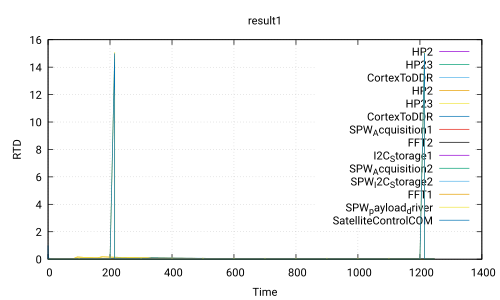

This figure's gnuplot source:
 set title 'result1'
 set ylabel 'RTD'
 set xlabel 'Time'
 set grid
 set term pdf
 set output 'Use_case_DoubleCamera_noSafety.ATIPPIC0.executable320.0_80.0.pdf'
 plot 'Use_case_DoubleCamera_noSafety.ATIPPIC0.executable320.0_80.0.csv' using 1:2 with lines title 'HP2','Use_case_DoubleCamera_noSafety.ATIPPIC0.executable320.0_80.0.csv' using 1:3 with lines title 'HP23','Use_case_DoubleCamera_noSafety.ATIPPIC0.executable320.0_80.0.csv' using 1:4 with lines title 'CortexToDDR','Use_case_DoubleCamera_noSafety.ATIPPIC0.executable320.0_80.0.csv' using 1:5 with lines title 'HP2','Use_case_DoubleCamera_noSafety.ATIPPIC0.executable320.0_80.0.csv' using 1:6 with lines title 'HP23','Use_case_DoubleCamera_noSafety.ATIPPIC0.executable320.0_80.0.csv' using 1:7 with lines title 'CortexToDDR','Use_case_DoubleCamera_noSafety.ATIPPIC0.executable320.0_80.0.csv' using 1:8 with lines title 'SPW_Acquisition1','Use_case_DoubleCamera_noSafety.ATIPPIC0.executable320.0_80.0.csv' using 1:9 with lines title 'FFT2','Use_case_DoubleCamera_noSafety.ATIPPIC0.executable320.0_80.0.csv' using 1:10 with lines title 'I2C_Storage1','Use_case_DoubleCamera_noSafety.ATIPPIC0.executable320.0_80.0.csv' using 1:11 with lines title 'SPW_Acquisition2','Use_case_DoubleCamera_noSafety.ATIPPIC0.executable320.0_80.0.csv' using 1:12 with lines title 'SPW_I2C_Storage2','Use_case_DoubleCamera_noSafety.ATIPPIC0.executable320.0_80.0.csv' using 1:13 with lines title 'FFT1','Use_case_DoubleCamera_noSafety.ATIPPIC0.executable320.0_80.0.csv' using 1:14 with lines title 'SPW_payload_driver','Use_case_DoubleCamera_noSafety.ATIPPIC0.executable320.0_80.0.csv' using 1:15 with lines title 'SatelliteControlCOM'
